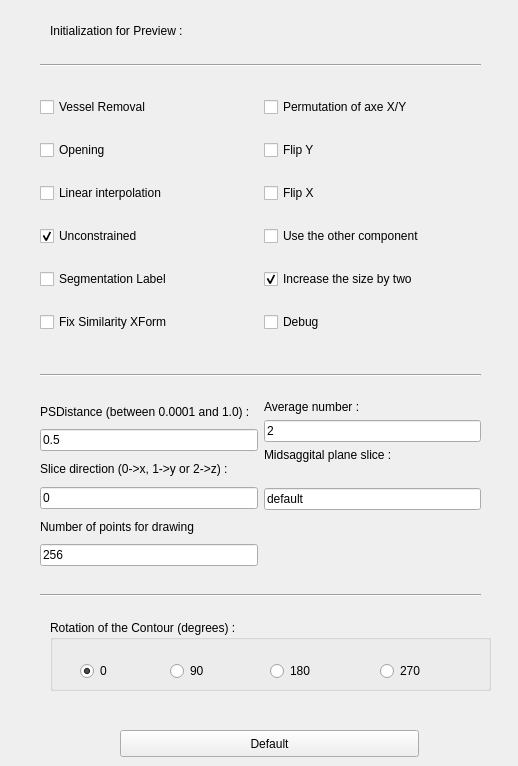
    <widget class="QWidget" name="Tab3">
     <attribute name="title">
      <string>2) Initialization</string>
     </attribute>
     <widget class="QPushButton" name="defaultcomputation">
      <property name="geometry">
       <rect>
        <x>120</x>
        <y>730</y>
        <width>299</width>
        <height>27</height>
       </rect>
      </property>
      <property name="text">
       <string>Default</string>
      </property>
     </widget>
     <widget class="QLabel" name="CCinittile">
      <property name="geometry">
       <rect>
        <x>50</x>
        <y>20</y>
        <width>459</width>
        <height>21</height>
       </rect>
      </property>
      <property name="text">
       <string>Initialization for Preview : </string>
      </property>
     </widget>
     <widget class="QWidget" name="layoutWidget">
      <property name="geometry">
       <rect>
        <x>40</x>
        <y>80</y>
        <width>441</width>
        <height>271</height>
       </rect>
      </property>
      <layout class="QHBoxLayout" name="horizontalLayout_2">
       <item>
        <layout class="QVBoxLayout" name="verticalLayout_2">
         <item>
          <widget class="QCheckBox" name="VesselRemoveOn">
           <property name="text">
            <string>Vessel Removal</string>
           </property>
          </widget>
         </item>
         <item>
          <widget class="QCheckBox" name="OpeningOn">
           <property name="text">
            <string>Opening</string>
           </property>
          </widget>
         </item>
         <item>
          <widget class="QCheckBox" name="interpolationlinear">
           <property name="autoFillBackground">
            <bool>false</bool>
           </property>
           <property name="text">
            <string>Linear interpolation</string>
           </property>
           <property name="checked">
            <bool>false</bool>
           </property>
          </widget>
         </item>
         <item>
          <widget class="QCheckBox" name="UnConstrained">
           <property name="text">
            <string>Unconstrained</string>
           </property>
           <property name="checked">
            <bool>true</bool>
           </property>
          </widget>
         </item>
         <item>
          <widget class="QCheckBox" name="SegLabel">
           <property name="text">
            <string>Segmentation Label</string>
           </property>
          </widget>
         </item>
         <item>
          <widget class="QCheckBox" name="FSXform">
           <property name="text">
            <string>Fix Similarity XForm</string>
           </property>
          </widget>
         </item>
        </layout>
       </item>
       <item>
        <layout class="QVBoxLayout" name="verticalLayout">
         <item>
          <widget class="QCheckBox" name="permute_x_y">
           <property name="text">
            <string>Permutation of axe X/Y</string>
           </property>
          </widget>
         </item>
         <item>
          <widget class="QCheckBox" name="ReflectYOn">
           <property name="text">
            <string>Flip Y</string>
           </property>
          </widget>
         </item>
         <item>
          <widget class="QCheckBox" name="ReflectXOn">
           <property name="enabled">
            <bool>true</bool>
           </property>
           <property name="mouseTracking">
            <bool>true</bool>
           </property>
           <property name="acceptDrops">
            <bool>false</bool>
           </property>
           <property name="text">
            <string>Flip X</string>
           </property>
           <property name="checked">
            <bool>false</bool>
           </property>
          </widget>
         </item>
         <item>
          <widget class="QCheckBox" name="othercomponant">
           <property name="text">
            <string>Use the other component</string>
           </property>
          </widget>
         </item>
         <item>
          <widget class="QCheckBox" name="DoubleOn">
           <property name="autoFillBackground">
            <bool>false</bool>
           </property>
           <property name="text">
            <string>Increase the size by two</string>
           </property>
           <property name="checked">
            <bool>true</bool>
           </property>
          </widget>
         </item>
         <item>
          <widget class="QCheckBox" name="debug">
           <property name="text">
            <string>Debug</string>
           </property>
          </widget>
         </item>
        </layout>
       </item>
      </layout>
     </widget>
     <widget class="QWidget" name="layoutWidget">
      <property name="geometry">
       <rect>
        <x>40</x>
        <y>400</y>
        <width>441</width>
        <height>166</height>
       </rect>
      </property>
      <layout class="QHBoxLayout" name="horizontalLayout_4">
       <item>
        <layout class="QVBoxLayout" name="verticalLayout_4">
         <item>
          <widget class="QLabel" name="PSDtitle">
           <property name="text">
            <string>PSDistance (between 0.0001 and 1.0) :</string>
           </property>
          </widget>
         </item>
         <item>
          <widget class="QLineEdit" name="PSDistance">
           <property name="text">
            <string>0.5</string>
           </property>
          </widget>
         </item>
         <item>
          <widget class="QLabel" name="Slicetitle">
           <property name="text">
            <string>Slice direction (0-&gt;x, 1-&gt;y or 2-&gt;z) :</string>
           </property>
          </widget>
         </item>
         <item>
          <widget class="QLineEdit" name="SliceDir">
           <property name="inputMask">
            <string/>
           </property>
           <property name="text">
            <string>0</string>
           </property>
          </widget>
         </item>
         <item>
          <widget class="QLabel" name="Numberptstitle">
           <property name="text">
            <string>Number of points for drawing</string>
           </property>
          </widget>
         </item>
         <item>
          <widget class="QLineEdit" name="number_pts">
           <property name="text">
            <string>256</string>
           </property>
          </widget>
         </item>
        </layout>
       </item>
       <item>
        <layout class="QVBoxLayout" name="verticalLayout_6">
         <item>
          <widget class="QLabel" name="Averagtitle">
           <property name="text">
            <string>Average number :</string>
           </property>
          </widget>
         </item>
         <item>
          <widget class="QLineEdit" name="averagenum">
           <property name="text">
            <string>2</string>
           </property>
          </widget>
         </item>
         <item>
          <widget class="QLabel" name="Midsaggitalplaneslicetitle">
           <property name="text">
            <string>Midsaggital plane slice :</string>
           </property>
          </widget>
         </item>
         <item>
          <widget class="QLabel" name="Midsaggitalplaneslicevalue">
           <property name="text">
            <string/>
           </property>
          </widget>
         </item>
         <item>
          <widget class="QLineEdit" name="Midsaggitalplaneslice">
           <property name="inputMask">
            <string/>
           </property>
           <property name="text">
            <string>default</string>
           </property>
          </widget>
         </item>
         <item>
          <spacer name="verticalSpacer">
           <property name="orientation">
            <enum>Qt::Vertical</enum>
           </property>
           <property name="sizeHint" stdset="0">
            <size>
             <width>20</width>
             <height>40</height>
            </size>
           </property>
          </spacer>
         </item>
        </layout>
       </item>
      </layout>
     </widget>
     <widget class="QGroupBox" name="rotationboxcontour">
      <property name="geometry">
       <rect>
        <x>50</x>
        <y>620</y>
        <width>441</width>
        <height>71</height>
       </rect>
      </property>
      <property name="title">
       <string>Rotation of the Contour (degrees) :</string>
      </property>
      <widget class="QRadioButton" name="ContourRot90">
       <property name="geometry">
        <rect>
         <x>120</x>
         <y>40</y>
         <width>51</width>
         <height>22</height>
        </rect>
       </property>
       <property name="text">
        <string>90</string>
       </property>
      </widget>
      <widget class="QRadioButton" name="ContourRot180">
       <property name="geometry">
        <rect>
         <x>220</x>
         <y>40</y>
         <width>61</width>
         <height>22</height>
        </rect>
       </property>
       <property name="text">
        <string>180</string>
       </property>
      </widget>
      <widget class="QRadioButton" name="ContourRot270">
       <property name="geometry">
        <rect>
         <x>330</x>
         <y>40</y>
         <width>61</width>
         <height>22</height>
        </rect>
       </property>
       <property name="text">
        <string>270</string>
       </property>
      </widget>
      <widget class="QRadioButton" name="ContourRot0">
       <property name="geometry">
        <rect>
         <x>30</x>
         <y>40</y>
         <width>41</width>
         <height>22</height>
        </rect>
       </property>
       <property name="text">
        <string>0</string>
       </property>
       <property name="checked">
        <bool>true</bool>
       </property>
      </widget>
     </widget>
     <widget class="Line" name="line">
      <property name="geometry">
       <rect>
        <x>40</x>
        <y>580</y>
        <width>441</width>
        <height>31</height>
       </rect>
      </property>
      <property name="orientation">
       <enum>Qt::Horizontal</enum>
      </property>
     </widget>
     <widget class="Line" name="line_2">
      <property name="geometry">
       <rect>
        <x>40</x>
        <y>360</y>
        <width>441</width>
        <height>31</height>
       </rect>
      </property>
      <property name="orientation">
       <enum>Qt::Horizontal</enum>
      </property>
     </widget>
     <widget class="Line" name="line_7">
      <property name="geometry">
       <rect>
        <x>40</x>
        <y>50</y>
        <width>441</width>
        <height>31</height>
       </rect>
      </property>
      <property name="orientation">
       <enum>Qt::Horizontal</enum>
      </property>
     </widget>
    </widget>
